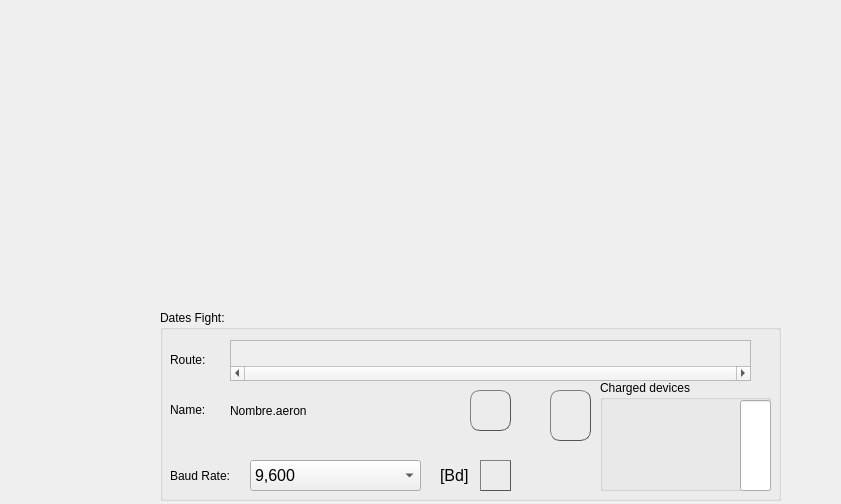
<?xml version="1.0" encoding="UTF-8"?>
<ui version="4.0">
 <class>Form</class>
 <widget class="QWidget" name="Form">
  <property name="geometry">
   <rect>
    <x>0</x>
    <y>0</y>
    <width>841</width>
    <height>504</height>
   </rect>
  </property>
  <property name="windowTitle">
   <string>Form</string>
  </property>
  <widget class="QLabel" name="label">
   <property name="geometry">
    <rect>
     <x>140</x>
     <y>-30</y>
     <width>621</width>
     <height>451</height>
    </rect>
   </property>
   <property name="styleSheet">
    <string notr="true">border-image: url(:/AeroImagenes/ImagesAero/Aero_logo.png);</string>
   </property>
   <property name="text">
    <string/>
   </property>
  </widget>
  <widget class="QGroupBox" name="groupBox_2">
   <property name="geometry">
    <rect>
     <x>160</x>
     <y>310</y>
     <width>621</width>
     <height>191</height>
    </rect>
   </property>
   <property name="styleSheet">
    <string notr="true">font: 12pt &quot;Ubuntu&quot;;</string>
   </property>
   <property name="title">
    <string>Dates Fight:</string>
   </property>
   <property name="flat">
    <bool>false</bool>
   </property>
   <property name="checkable">
    <bool>false</bool>
   </property>
   <widget class="QLabel" name="label_20">
    <property name="geometry">
     <rect>
      <x>10</x>
      <y>40</y>
      <width>71</width>
      <height>20</height>
     </rect>
    </property>
    <property name="styleSheet">
     <string notr="true">font: 12pt &quot;Ubuntu&quot;;</string>
    </property>
    <property name="text">
     <string>Route:</string>
    </property>
   </widget>
   <widget class="QLabel" name="label_23">
    <property name="geometry">
     <rect>
      <x>10</x>
      <y>90</y>
      <width>51</width>
      <height>20</height>
     </rect>
    </property>
    <property name="styleSheet">
     <string notr="true">font: 12pt &quot;Ubuntu&quot;;</string>
    </property>
    <property name="text">
     <string>Name:</string>
    </property>
   </widget>
   <widget class="QPushButton" name="btn_Conectar">
    <property name="geometry">
     <rect>
      <x>320</x>
      <y>150</y>
      <width>31</width>
      <height>31</height>
     </rect>
    </property>
    <property name="styleSheet">
     <string notr="true">


QPushButton {
/*color: #333;*/
border-image: url(:/AeroImagenes/ImagesAero/Aero_clicNegro.png);
border: 1px solid #555;
border-radius: 20px;
border-style: outset;
padding: 5px;
}

QPushButton:hover {
border-image: url(:/AeroImagenes/ImagesAero/Aero_clicRosa.png);
border: 1px solid #555;
border-radius: 20px;
border-style: outset;
padding: 5px;
}

QPushButton:pressed {
border-image: url(:/AeroImagenes/ImagesAero/Aero_clicNegro.png);
border: 1px solid #555;
border-radius: 20px;
border-style: outset;
padding: 5px;

}



</string>
    </property>
    <property name="text">
     <string/>
    </property>
   </widget>
   <widget class="QLabel" name="label_24">
    <property name="geometry">
     <rect>
      <x>280</x>
      <y>150</y>
      <width>31</width>
      <height>31</height>
     </rect>
    </property>
    <property name="font">
     <font>
      <family>Ubuntu</family>
      <pointsize>12</pointsize>
      <weight>50</weight>
      <italic>false</italic>
      <bold>false</bold>
     </font>
    </property>
    <property name="text">
     <string>[Bd]</string>
    </property>
   </widget>
   <widget class="QComboBox" name="cmbBox_velocidad">
    <property name="geometry">
     <rect>
      <x>90</x>
      <y>150</y>
      <width>171</width>
      <height>31</height>
     </rect>
    </property>
    <property name="font">
     <font>
      <family>Ubuntu</family>
      <pointsize>12</pointsize>
      <weight>50</weight>
      <italic>false</italic>
      <bold>false</bold>
     </font>
    </property>
    <property name="styleSheet">
     <string notr="true">font: 12pt &quot;Ubuntu&quot;;</string>
    </property>
    <property name="currentIndex">
     <number>4</number>
    </property>
    <item>
     <property name="text">
      <string>300</string>
     </property>
    </item>
    <item>
     <property name="text">
      <string>1,200</string>
     </property>
    </item>
    <item>
     <property name="text">
      <string>2,400</string>
     </property>
    </item>
    <item>
     <property name="text">
      <string>4,800</string>
     </property>
    </item>
    <item>
     <property name="text">
      <string>9,600</string>
     </property>
    </item>
    <item>
     <property name="text">
      <string>19,200</string>
     </property>
    </item>
    <item>
     <property name="text">
      <string>38,400</string>
     </property>
    </item>
    <item>
     <property name="text">
      <string>57,600</string>
     </property>
    </item>
    <item>
     <property name="text">
      <string>74,880</string>
     </property>
    </item>
    <item>
     <property name="text">
      <string>115,200</string>
     </property>
    </item>
   </widget>
   <widget class="QLabel" name="label_25">
    <property name="geometry">
     <rect>
      <x>10</x>
      <y>150</y>
      <width>81</width>
      <height>31</height>
     </rect>
    </property>
    <property name="styleSheet">
     <string notr="true">font: 12pt &quot;Ubuntu&quot;;</string>
    </property>
    <property name="text">
     <string>Baud Rate:</string>
    </property>
   </widget>
   <widget class="QPushButton" name="btn_routeFile">
    <property name="geometry">
     <rect>
      <x>390</x>
      <y>80</y>
      <width>41</width>
      <height>51</height>
     </rect>
    </property>
    <property name="styleSheet">
     <string notr="true">QPushButton {
border: 1px solid #555;
border-radius: 10px;
border-style: outset;
border-image: url(:/AeroImagenes/ImagesAero/Aero_logo5.png);
padding: 5px;
}

QPushButton:hover {
border: 1px solid #555;
border-radius: 10px;
border-style: outset;
border-image: url(:/AeroImagenes/ImagesAero/Aero_logo4.png);
padding: 5px;
}

QPushButton:pressed {
border: 1px solid #555;
border-radius: 10px;
border-style: outset;
border-image: url(:/AeroImagenes/ImagesAero/Aero_logo5.png);
padding: 5px;
}
</string>
    </property>
    <property name="text">
     <string/>
    </property>
   </widget>
   <widget class="QGroupBox" name="groupBox_5">
    <property name="geometry">
     <rect>
      <x>440</x>
      <y>70</y>
      <width>171</width>
      <height>111</height>
     </rect>
    </property>
    <property name="styleSheet">
     <string notr="true">font: 12pt &quot;Ubuntu&quot;;</string>
    </property>
    <property name="title">
     <string>Charged devices</string>
    </property>
    <widget class="QLabel" name="bel_Arduino">
     <property name="geometry">
      <rect>
       <x>10</x>
       <y>30</y>
       <width>121</width>
       <height>17</height>
      </rect>
     </property>
     <property name="styleSheet">
      <string notr="true">font: 12pt &quot;Ubuntu&quot;;</string>
     </property>
     <property name="text">
      <string/>
     </property>
    </widget>
    <widget class="QLabel" name="bel_pantalla1">
     <property name="geometry">
      <rect>
       <x>10</x>
       <y>60</y>
       <width>121</width>
       <height>17</height>
      </rect>
     </property>
     <property name="styleSheet">
      <string notr="true">font: 12pt &quot;Ubuntu&quot;;</string>
     </property>
     <property name="text">
      <string/>
     </property>
    </widget>
    <widget class="QLabel" name="bel_pantalla2">
     <property name="geometry">
      <rect>
       <x>10</x>
       <y>90</y>
       <width>121</width>
       <height>17</height>
      </rect>
     </property>
     <property name="styleSheet">
      <string notr="true">font: 12pt &quot;Ubuntu&quot;;</string>
     </property>
     <property name="text">
      <string/>
     </property>
    </widget>
    <widget class="QProgressBar" name="proBar_carga">
     <property name="geometry">
      <rect>
       <x>140</x>
       <y>20</y>
       <width>31</width>
       <height>91</height>
      </rect>
     </property>
     <property name="styleSheet">
      <string notr="true">font: 8pt &quot;Ubuntu&quot;;</string>
     </property>
     <property name="value">
      <number>0</number>
     </property>
     <property name="alignment">
      <set>Qt::AlignBottom|Qt::AlignHCenter</set>
     </property>
     <property name="orientation">
      <enum>Qt::Vertical</enum>
     </property>
     <property name="invertedAppearance">
      <bool>true</bool>
     </property>
     <property name="textDirection">
      <enum>QProgressBar::BottomToTop</enum>
     </property>
     <property name="format">
      <string>%p%</string>
     </property>
    </widget>
   </widget>
   <widget class="QPushButton" name="btn_nameFile">
    <property name="geometry">
     <rect>
      <x>310</x>
      <y>80</y>
      <width>41</width>
      <height>41</height>
     </rect>
    </property>
    <property name="styleSheet">
     <string notr="true">/*

background-image: url(:/AeroImagenes/ImagesAero/aeroPencilBLue1.png);
*/
QPushButton {
border: 1px solid #555;
border-radius: 10px;
border-style: outset;
border-image: url(:/AeroImagenes/ImagesAero/pencilBlue.png);
padding: 5px;
}

QPushButton:hover {
border: 1px solid #555;
border-radius: 10px;
border-style: outset;
	border-image: url(:/AeroImagenes/ImagesAero/aeroPencilBLue1.png);
padding: 5px;
}

QPushButton:pressed {
border: 1px solid #555;
border-radius: 10px;
border-style: outset;
border-image: url(:/AeroImagenes/ImagesAero/pencilBlue.png);
padding: 5px;
}
</string>
    </property>
    <property name="text">
     <string/>
    </property>
   </widget>
   <widget class="QScrollArea" name="scrollArea">
    <property name="geometry">
     <rect>
      <x>70</x>
      <y>30</y>
      <width>521</width>
      <height>41</height>
     </rect>
    </property>
    <property name="verticalScrollBarPolicy">
     <enum>Qt::ScrollBarAlwaysOff</enum>
    </property>
    <property name="horizontalScrollBarPolicy">
     <enum>Qt::ScrollBarAlwaysOn</enum>
    </property>
    <property name="sizeAdjustPolicy">
     <enum>QAbstractScrollArea::AdjustToContents</enum>
    </property>
    <property name="widgetResizable">
     <bool>true</bool>
    </property>
    <widget class="QWidget" name="scrollAreaWidgetContents">
     <property name="geometry">
      <rect>
       <x>0</x>
       <y>0</y>
       <width>519</width>
       <height>36</height>
      </rect>
     </property>
     <layout class="QHBoxLayout" name="horizontalLayout">
      <item>
       <widget class="QLabel" name="name_route">
        <property name="contextMenuPolicy">
         <enum>Qt::DefaultContextMenu</enum>
        </property>
        <property name="styleSheet">
         <string notr="true">font: 12pt &quot;Ubuntu&quot;;</string>
        </property>
        <property name="text">
         <string/>
        </property>
        <property name="textFormat">
         <enum>Qt::AutoText</enum>
        </property>
        <property name="textInteractionFlags">
         <set>Qt::LinksAccessibleByMouse|Qt::TextSelectableByMouse</set>
        </property>
       </widget>
      </item>
     </layout>
    </widget>
   </widget>
   <widget class="QLabel" name="bel_nameFile">
    <property name="geometry">
     <rect>
      <x>70</x>
      <y>90</y>
      <width>221</width>
      <height>21</height>
     </rect>
    </property>
    <property name="styleSheet">
     <string notr="true">font: 12pt &quot;Ubuntu&quot;;</string>
    </property>
    <property name="text">
     <string>Nombre.aeron</string>
    </property>
   </widget>
  </widget>
 </widget>
 <resources>
  <include location="imagenes.qrc"/>
 </resources>
 <connections/>
</ui>
